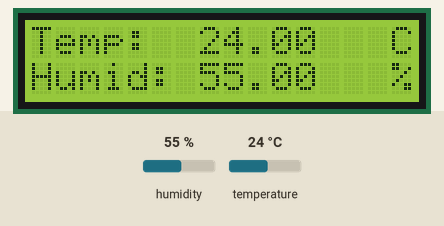
A program run on a simulated ESP32. Shown: 16×2 character LCD. The test bench sets the inputs (shaded band); at power-on: humidity 55 %, temperature 24 °C. What the program prints to the serial monitor is not drawn.

Above: at 2.7 s.
2.8 s: humidity set to 22 %
At 4.8 s:
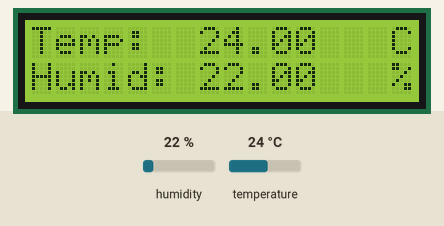
5.8 s: temperature set to 12 °C
At 6.4 s:
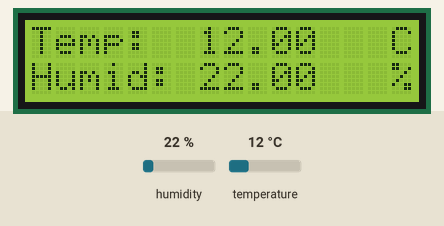
8.8 s: humidity set to 40 %
At 11.2 s:
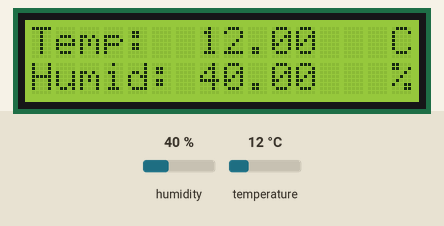
11.8 s: temperature set to 19 °C
At 12.8 s:
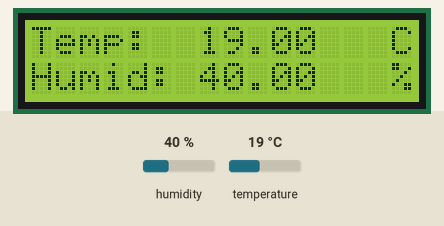
Timing chart, 0 to 14.8 s (numbered marks = the images above; inputs shaded):
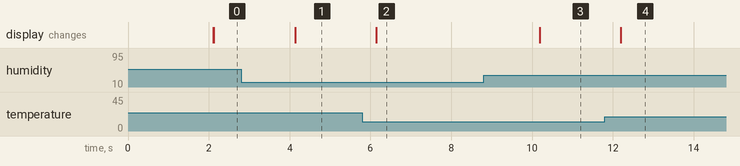

The program:

main.cpp
```cpp
#include <Arduino.h>

///////////////////////////////////////////////////////////////

#pragma region INCLUDES SECTION

  #include <Adafruit_Sensor.h>
  #include <DHT.h>
  #include <DHT_U.h>
  #include <LiquidCrystal_I2C.h>

#pragma endregion

///////////////////////////////////////////////////////////////

#pragma region DEFINE SECTION

  #define TASK_DELAY 2000

  #define DHT_PIN 25
  #define DHT_TYPE DHT11

  #define I2C_SDA 21
  #define I2C_SCL 22

  #define QUEUE_LEN 5

#pragma endregion

///////////////////////////////////////////////////////////////

#pragma region DECLARE SECTION FOR GLOBAL VARIABLE

  DHT_Unified dht(DHT_PIN,DHT_TYPE);
  sensor_t sensor;
  sensors_event_t event;

  LiquidCrystal_I2C lcd(0x27,16, 2);

  QueueHandle_t q_temp;
  QueueHandle_t q_humd;

#pragma endregion

///////////////////////////////////////////////////////////////

#pragma region FUNCTION PROTOTYPE SECTION

  void printSensorInfo();

  void setTempAndHumid(void* parameter);

  void printTemp2Console(void* parameter);
  void printTemp2LCD(void* parameter);

  void printHumid2Console(void* parameter);
  void printHumid2LCD(void* parmetrer);

#pragma endregion

///////////////////////////////////////////////////////////////

#pragma region SETUP SECTION

  void setup() {

    Serial.begin(115200);
    dht.begin();

    printSensorInfo();

    q_temp = xQueueCreate(QUEUE_LEN, sizeof(float)); // initialize the Temperature's queue
    q_humd = xQueueCreate(QUEUE_LEN, sizeof(float)); // initialize the Humidity's queue

    xTaskCreatePinnedToCore(setTempAndHumid, "setTempAndHumid", 2024, NULL, 2, NULL, 0);
    // xTaskCreatePinnedToCore(printTemp2Console, "printTemp2Console", 2024, NULL, 1, NULL,0);
    xTaskCreatePinnedToCore(printTemp2LCD, "printTemp2LCD", 2024, NULL, 1, NULL,0);
    // xTaskCreatePinnedToCore(printHumid2Console, "printHumid2Console", 2024, NULL, 1, NULL,0);
    xTaskCreatePinnedToCore(printHumid2LCD, "printHumid2LCD", 2024, NULL, 1, NULL,0);

    lcd.init(I2C_SDA, I2C_SCL); // initialize the lcd to use user defined I2C pins
    lcd.backlight();
    lcd.clear();
  }
#pragma endregion

void loop() {
  // put your main code here, to run repeatedly:
}

///////////////////////////////////////////////////////////////

#pragma region FUNCTION IMPLEMENTATION SECTION

  void printSensorInfo(){
    dht.temperature().getSensor(&sensor);
    Serial.println(F("------------------------------------"));
    Serial.println(F("Temperature Sensor"));
    Serial.print  (F("Sensor Type: ")); Serial.println(sensor.name);
    Serial.print  (F("Driver Ver:  ")); Serial.println(sensor.version);
    Serial.print  (F("Unique ID:   ")); Serial.println(sensor.sensor_id);
    Serial.print  (F("Max Value:   ")); Serial.print(sensor.max_value); Serial.println(F("°C"));
    Serial.print  (F("Min Value:   ")); Serial.print(sensor.min_value); Serial.println(F("°C"));
    Serial.print  (F("Resolution:  ")); Serial.print(sensor.resolution); Serial.println(F("°C"));
    Serial.println(F("------------------------------------"));
    // Print humidity sensor details.
    dht.humidity().getSensor(&sensor);
    Serial.println(F("Humidity Sensor"));
    Serial.print  (F("Sensor Type: ")); Serial.println(sensor.name);
    Serial.print  (F("Driver Ver:  ")); Serial.println(sensor.version);
    Serial.print  (F("Unique ID:   ")); Serial.println(sensor.sensor_id);
    Serial.print  (F("Max Value:   ")); Serial.print(sensor.max_value); Serial.println(F("%"));
    Serial.print  (F("Min Value:   ")); Serial.print(sensor.min_value); Serial.println(F("%"));
    Serial.print  (F("Resolution:  ")); Serial.print(sensor.resolution); Serial.println(F("%"));
    Serial.println(F("------------------------------------"));
  }

  void setTempAndHumid(void* parmeter){
    float temp = 0;
    float humid = 0;
    while (1)
    {
      vTaskDelay(TASK_DELAY/portTICK_PERIOD_MS);
      dht.temperature().getEvent(&event);
      if(isnan(event.temperature)){
        Serial.println(F("Error reading temperature!"));

        continue;
      }
      temp = event.temperature;
      xQueueSend(q_temp, &temp, TASK_DELAY/portTICK_PERIOD_MS);

      dht.humidity().getEvent(&event);
      if(isnan(event.relative_humidity)){
        Serial.println(F("Error reading humidity!"));

        continue;
      }

      humid = event.relative_humidity;
      // Serial.print("In setTemperature, Temperature = ");
      // Serial.println(temp);
      xQueueSend(q_humd, &humid, TASK_DELAY/portTICK_PERIOD_MS);

    }

  }

  void printTemp2Console(void* parameter){

    float temp = 0;
    while(true){
      vTaskDelay(TASK_DELAY/portTICK_PERIOD_MS);

      xQueueReceive(q_temp, &temp, TASK_DELAY/portTICK_PERIOD_MS);
      Serial.print(F("Temperature: "));
      Serial.print(temp);
      Serial.println(F("°C"));
      // lcd.clear();
      // lcd.setCursor(0,0);
      // lcd.print(F("Temp:"));
      // lcd.setCursor(6,0);
      // lcd.print(temperature);
      // lcd.setCursor(15,0);
      // lcd.print("C");

    }
  }

  void printTemp2LCD(void* parameter){
    float temp = 0;
    while(true){
      vTaskDelay(TASK_DELAY/portTICK_PERIOD_MS);

      xQueueReceive(q_temp, &temp, TASK_DELAY/portTICK_PERIOD_MS);
      lcd.setCursor(0,0);
      lcd.print("Temp:");
      lcd.setCursor(7,0);
      lcd.print(temp);
      lcd.setCursor(15,0);
      lcd.print("C");

    }
  }

  void printHumid2Console(void* parameter){

    float humid = 0;

    while(true){
      vTaskDelay(TASK_DELAY/portTICK_PERIOD_MS);

      xQueueReceive(q_humd, &humid, TASK_DELAY/portTICK_PERIOD_MS);
      Serial.print(F("Humidity: "));
      Serial.print(humid);
      Serial.println(F("%"));
      // lcd.clear();
      // lcd.setCursor(0,1);
      // lcd.print(F("Humid:"));
      // lcd.setCursor(7,1);
      // lcd.print(humidity);
      // lcd.setCursor(15,1);
      // lcd.print("%");

    }
  }

  void printHumid2LCD(void* parameter){

    float humid = 0;
    while(true){
      vTaskDelay(TASK_DELAY/portTICK_PERIOD_MS);

      xQueueReceive(q_humd, &humid, TASK_DELAY/portTICK_PERIOD_MS);
      lcd.setCursor(0,1);
      lcd.print("Humid:");
      lcd.setCursor(7,1);
      lcd.print(humid);
      lcd.setCursor(15,1);
      lcd.print("%");

    }
  }

#pragma endregion
```

Measured:
- after the input at 2.8 s, the display: changes after 1.3 s (image 1)
- after the input at 5.8 s, the display: changes after 0.35 s (image 2)
- after the input at 8.8 s, the display: changes after 1.4 s (image 3)
- after the input at 11.8 s, the display: changes after 0.40 s (image 4)
